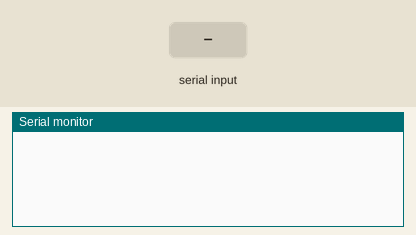
Simulated run of this sketch. Board: Arduino Uno, built with avr-gcc and run on an emulated ATmega328P. On the bench: the last lines printed to the serial monitor. Inputs (shaded band) come from the test bench. Random numbers use the default seed unless the sketch sets one.

Above: at 1.2 s.
1.3 s: "GET_CH_1\n" received over Serial
At 2.5 s:
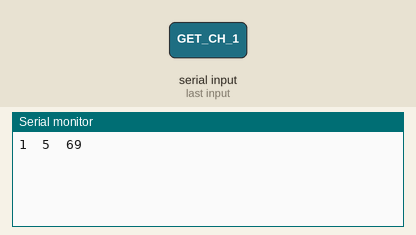
2.8 s: "GET_TEMP\n" received over Serial
At 3.9 s:
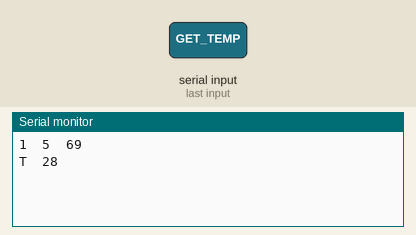

The sketch:

_5CH_Logger_test.ino
```cpp
#include <string.h>
////////////////////////////////////////////////////////////////////////////////////////////////
  int i=0;
  char buffer[32];
  char data_in[32];
////////////////////////////////////////////////////////////////////////////////////////////////
void setup() {
  Serial.begin(9600);
  while (!Serial) {
    ; // wait for serial port to connect. Needed for native USB port only
  }
}
////////////////////////////////////////////////////////////////////////////////////////////////
void loop() {
  if(Serial.available()){                   //если есть данные - читаем
    delay(50);
    while( Serial.available() && i< 99) {     //загоняем прочитанное в буфер
      buffer[i++] = Serial.read();
    }
    buffer[i++]='\0';                         //закрываем массив
  }

  if(i>0){                                  //если буфер наполнен
    sscanf(buffer, "%s", &data_in);         //разбераем его на части
    i=0;

    if((String)data_in == "GET_CH_1"){Serial.print('1');Serial.print('\t');Serial.print(random(1,10));Serial.print('\t');Serial.print(random(50,80));Serial.print('\n');}
    if((String)data_in == "GET_CH_2"){Serial.print('2');Serial.print('\t');Serial.print(random(1,10));Serial.print('\t');Serial.print(random(50,80));Serial.print('\n');}
    if((String)data_in == "GET_CH_3"){Serial.print('3');Serial.print('\t');Serial.print(random(1,10));Serial.print('\t');Serial.print(random(50,80));Serial.print('\n');}
    if((String)data_in == "GET_CH_4"){Serial.print('4');Serial.print('\t');Serial.print(random(1,10));Serial.print('\t');Serial.print(random(50,80));Serial.print('\n');}
    if((String)data_in == "GET_CH_5"){Serial.print('5');Serial.print('\t');Serial.print(random(1,10));Serial.print('\t');Serial.print(random(50,80));Serial.print('\n');}
    if((String)data_in == "GET_TEMP"){Serial.print('T');Serial.print('\t');Serial.print(random(25,35));Serial.print('\n');}

    for(int i=0;i<32;i++){data_in[i]='\0';}
  }

  delay(10);
}
////////////////////////////////////////////////////////////////////////////////////////////////
```

Measured:
- after the input at 1.3 s, the serial monitor: prints a new line after 0.05 s (image 1)
- after the input at 2.8 s, the serial monitor: prints a new line after 0.06 s (image 2)
